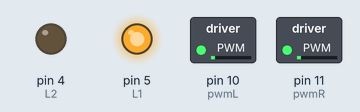
Simulated run of this sketch. Board: Arduino Uno, built with avr-gcc and run on an emulated ATmega328P. Shown: switched loads named in the sketch (green lamp = pin HIGH), output pins drawn as LEDs (lit = HIGH). Pins used as bus, display or sensor lines are not drawn.

Above: at 0.1 s.
Timing chart, 0 to 1.6 s (numbered marks = the images above):
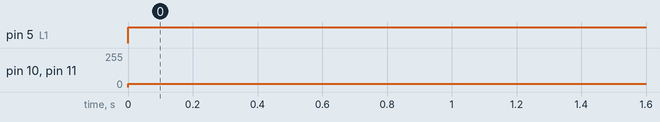

Measured:
- by itself, pin 5 (L1): LOW → HIGH at 0.00 s
- by itself, pin 10 (pwmL), pin 11 (pwmR): 0/255 → 25/255 at 0.00 s

The sketch:

MotorTestCode.ino
```cpp
/*
Whit Whittall
Verified to function on 12/12/2023
The drive(spd) function drives the two 37mm DC motors on my self-balancing robot project. The code does not reverse the left motor, so the left and
right motor directions must be reversed by swapping the pins on the motor. There will be some trial and error to verify that the motors are operating
in the proper direction. I will perform that trial and error on the fully integrated Self_Balancing_Robot_Runme.ino script.

----------------------instructions for testing this code----------------------------
My 37mm Pololu DC gearmotors with encoders are meant to run on 12V power, which they get through the motor driver motor supply voltage. The motor driver regulates motor speed by
PWMing the motor supply voltage, thereby creating the effect of modulating motor supply voltage. At voltages lower than 12V the motor speed is reduced, though I believe the
motors are rated to operate all the way down to about 3V. A lipo battery is required to test motor function, because motor supply voltage is not connected to any voltage supply
pin on the arduino. Therefore, the motors will not be given any power unless a lipo is plugged in. I beleive it is safe to operate an arduino with a lipo plugged in at the same
time it is connected to a computer through USB. https://forum.arduino.cc/t/concerns-over-using-usb-and-an-independent-power-supply-at-same-time/168091 states it is safe to use
Vin/barrel jack and USB at the same time as long as the Vin/barrel jack is higher than 7.5V. This says to me it will be safest to test this code with a 3-cell lipo as the motor
voltage source.

spd = 26 is the lowest speed I could see the motor turning at. This pololu motor has some real solid low duty cycle performance, and that was at a 5V motor voltage.
I think the motor may operate at an even lower voltage
*/

//---------------------------------------------MOT STUFF--------------------------------------------

// define pins to control right motor
const int R1 = 6;   //AI1
const int R2 = 7;   //AI2
const int pwmR = 11;  //PWMA

// define pins to control left motor
const int L1 = 5;   //BI1
const int L2 = 4;   //BI2
const int pwmL = 10;  //PWMB

// specific to test program
int spd = 25; // adjust to control motor speed

void setup() {
  // put your setup code here, to run once:
  //---------------------------------------------MOT STUFF--------------------------------------------

  // set motor control pins as outputs
  pinMode(R1, OUTPUT);
  pinMode(R2, OUTPUT);
  pinMode(pwmR, OUTPUT);
  pinMode(L1, OUTPUT);
  pinMode(L2, OUTPUT);
  pinMode(pwmL, OUTPUT);
}

void loop() {
  // put your main code here, to run repeatedly:
  drive(spd);
}

void drive(int motSpd) {
// expects motSpd to be between -255 and 255

  if (motSpd > 0) {   // drive wheels forward
    digitalWrite(R1, HIGH);
    digitalWrite(R2, LOW);
    digitalWrite(L1, HIGH);
    digitalWrite(L2, LOW);
    //Serial.println("1-1");
  }
  if (motSpd < 0) {   // drive wheels backward
    digitalWrite(R1, LOW);
    digitalWrite(R2, HIGH);
    digitalWrite(L1, LOW);
    digitalWrite(L2, HIGH);
  }
  if (motSpd == 0) {  // stop wheels
    digitalWrite(R1, LOW);
    digitalWrite(R2, LOW);
    digitalWrite(L1, LOW);
    digitalWrite(L2, LOW);
    //Serial.println("0-1");
  }
  analogWrite(pwmR, abs(motSpd));
  analogWrite(pwmL, abs(motSpd));
  //Serial.println(mapSpd);
}
```
